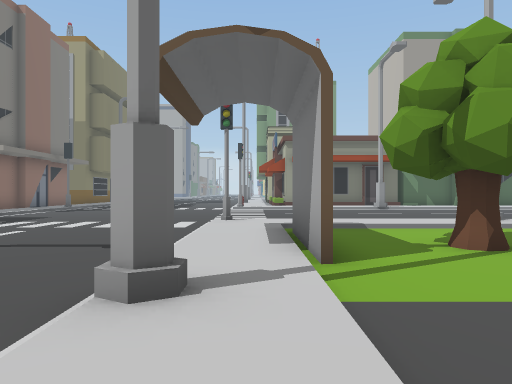
View 1 (above)

24 first-person views from a walk through a 3-D level made in the Unity game engine. The camera is 1.5 m above the floor, looks level and sees 70° across. The floor is counted in squares, 2 m on a side. Each view is taken from the middle of a square. On the plan, view 1 faces up. The plan holds only what a view shows up to about 11 squares ahead; the rest is blank. The place goes on beyond the plan.

View 2
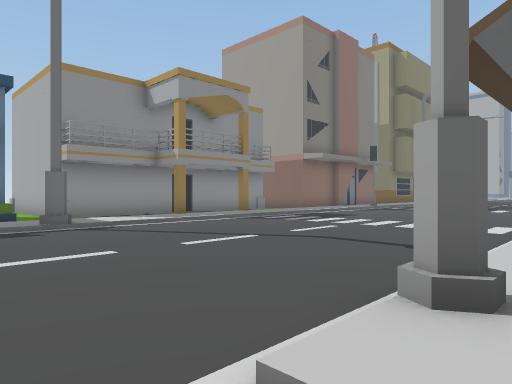

View 3
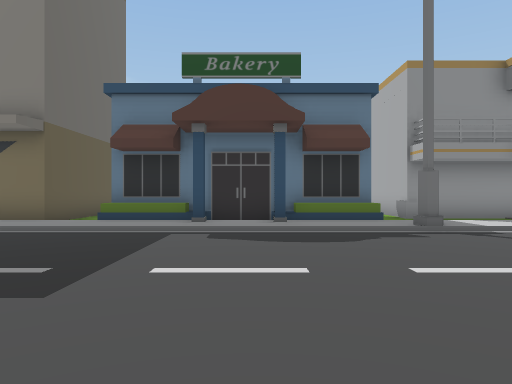

View 4
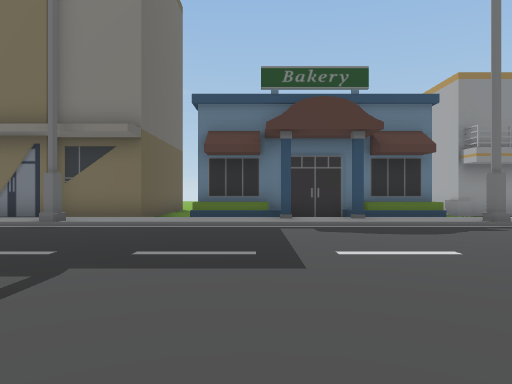

View 5
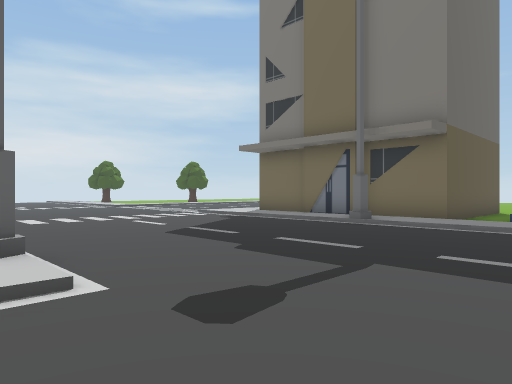

View 6
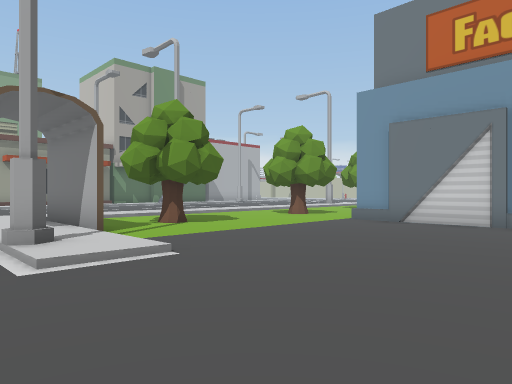

View 7
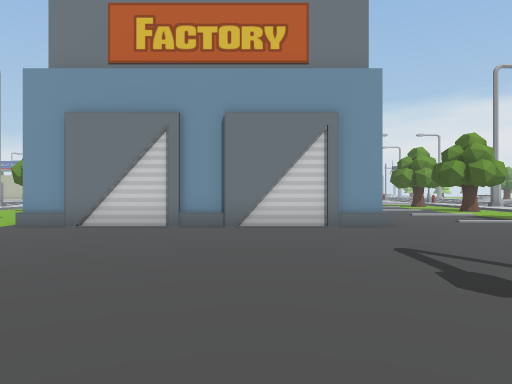

View 8
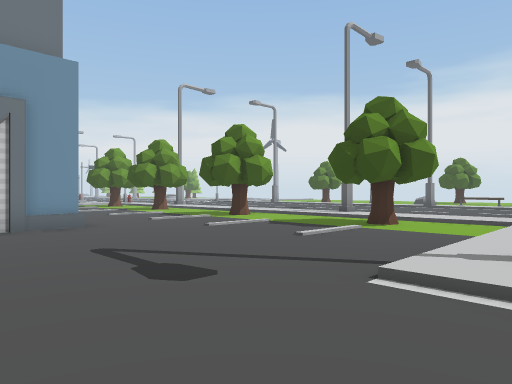

View 9
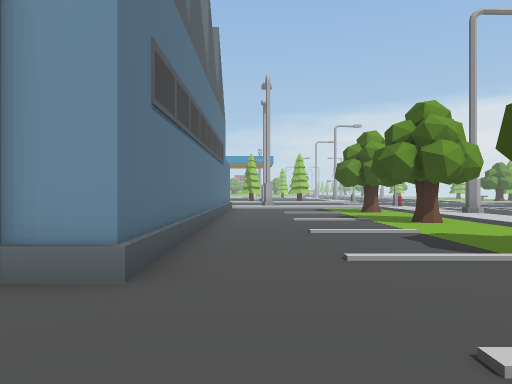

View 10
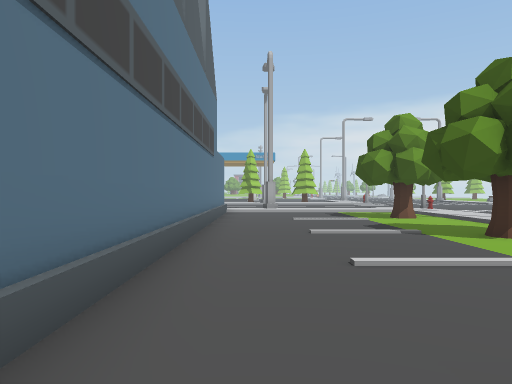

View 11
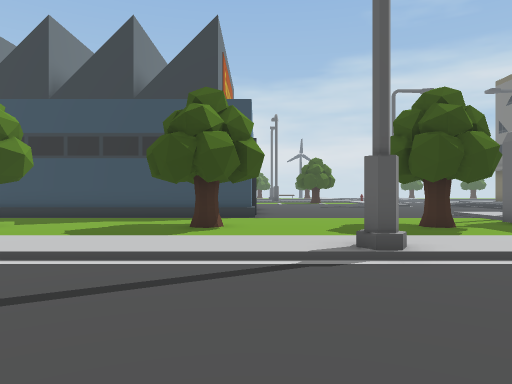

View 12
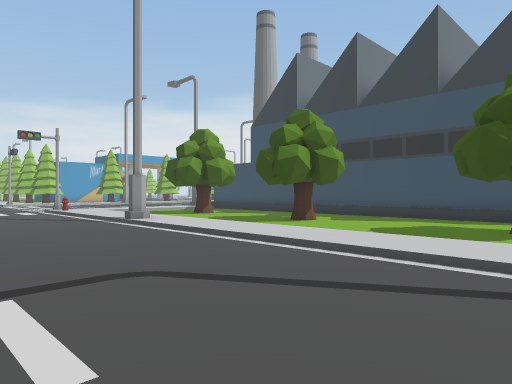

View 13
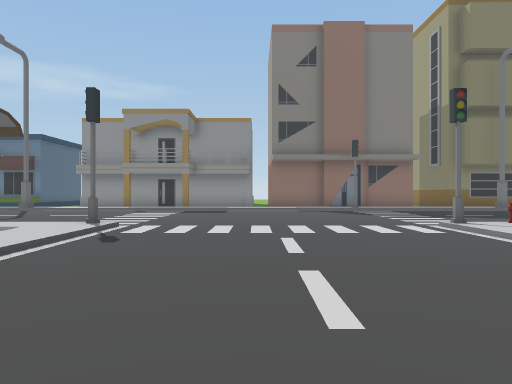

View 14
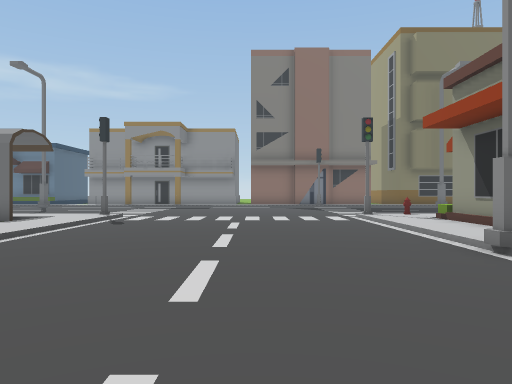

View 15
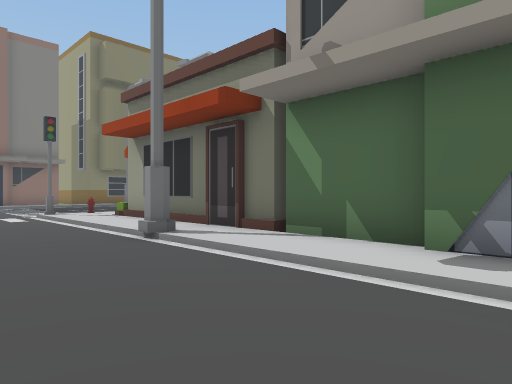

View 16
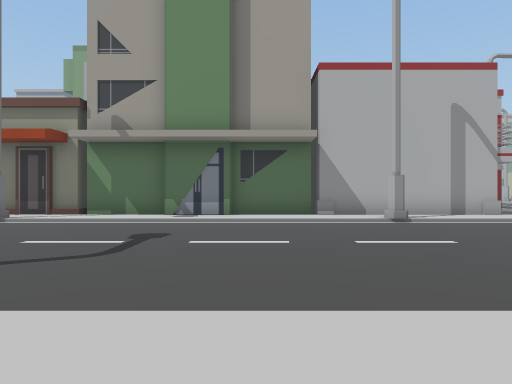

View 17
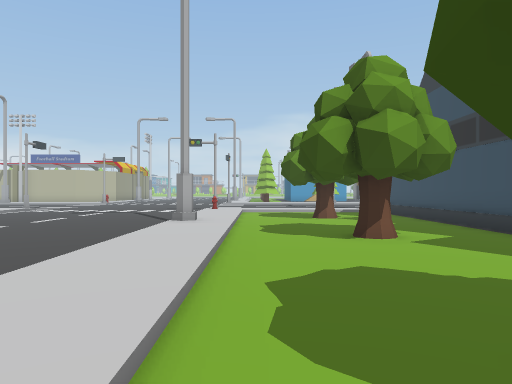

View 18
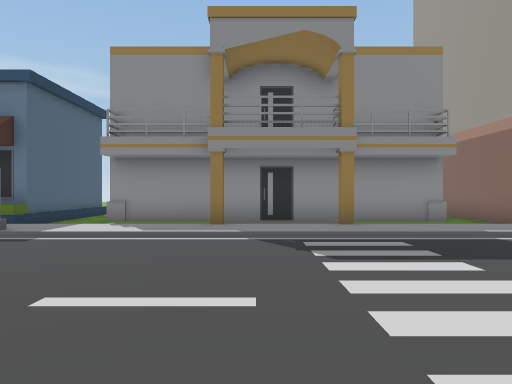

View 19
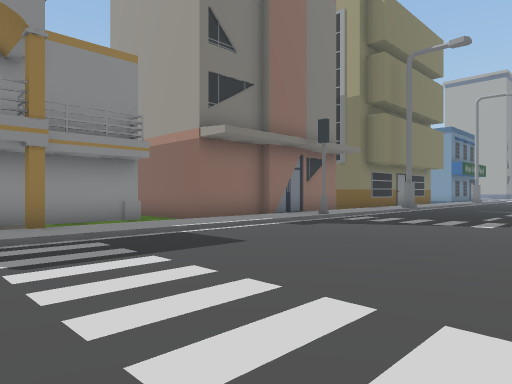

View 20
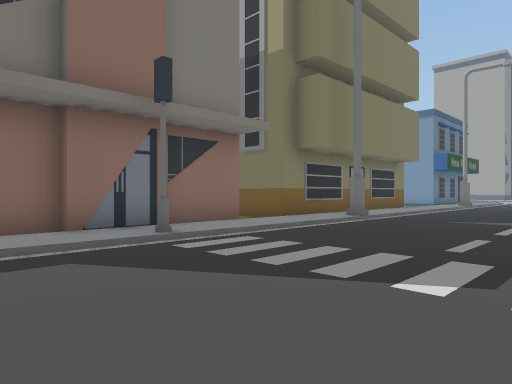

View 21
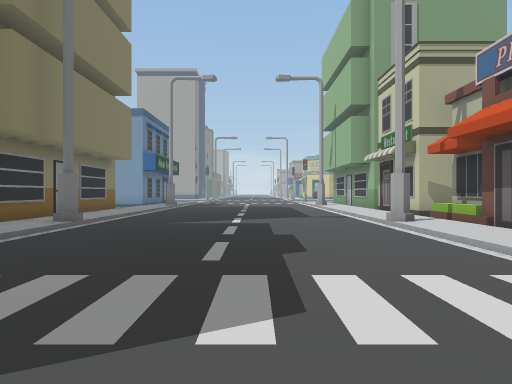

View 22
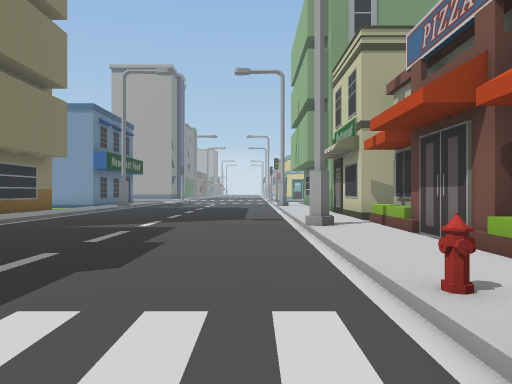

View 23
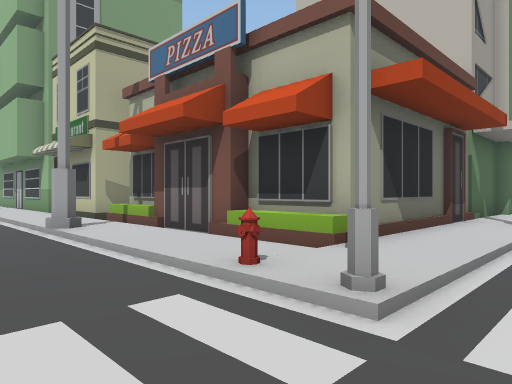

View 24
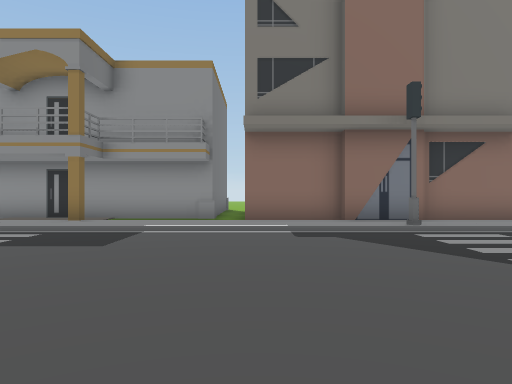

### Floor plan
Key: @ floor where view 1 was taken; # wall or solid block; x gap in a wall; . main floor; : floor 0.25 m higher than the main floor; / step, stairs or slope; T tree; B building; H hydrant; O other object.
Columns run from 13 left of view 1 to 18 right of it. Each row starts with its distance up from view 1.
 26    B:/....../:B
 25    B:/....../:BBB
 24    B:/....../:B
 23    B:/....../:B
 22    B:#......#:B
 21   BB:/....../:B
 20   ..:/....../:B     B
 19    B:/....../:B     B
 18    B:/....../:BBBBBBBBBBBBB#####
 17    B:/......H:::::::::::::::::::
 16    B:#....../////////////////#//
 15    B:/..........................
 14    B:/..........................
 13 BBBB:/..........................
 12  #. :/..........................
 11  #. :/..........................
 10  #. :/..........................
  9  #..#/......#//////#/////////#//
  8  #..:/....../:::::::::::::::::::
  7  #..:/....../:..................
  6  #. #/....../:O.................
  5  #. :/....../:O.T....T....T....T
  4  #. :/....../:O.................
  3  x. :/....../:..................
  2 BBBB:#......#:......BBBBBBBBBBBB
  1    B:/......//......BB  B
  0    BB/.......@......BB
 -1    B:/..............BB
 -2    BB/..............BB
 -3    B:/..............BB
 -4    B:/..............BB
 -5  ...:/..............BB
 -6  BBB:/......//......BBBBBBBBBBBB
 -7    B:/....../:..................
 -8    B:#......#:..................
 -9    B:/....../:..................
-10    B /...... :..................
-11      /...... :..T....T....T....T

Positions as (right, up) in squares from view 1, and headings:
1: (0, 0), facing up
2: (0, 0), facing up-left
3: (-1, -1), facing left
4: (0, -3), facing left
5: (0, -3), facing down-left
6: (-2, -3), facing up-right
7: (-1, -3), facing right
8: (-1, -3), facing down-right
9: (4, -7), facing right
10: (7, -7), facing right
11: (7, 13), facing down
12: (7, 13), facing down-right
13: (7, 12), facing left
14: (10, 13), facing left
15: (11, 13), facing up-left
16: (12, 7), facing up
17: (7, 7), facing right
18: (-2, 7), facing left
19: (-2, 7), facing up-left
20: (-3, 13), facing up-left
21: (-4, 14), facing up
22: (-2, 15), facing up
23: (-3, 15), facing up-right
24: (-1, 13), facing left
